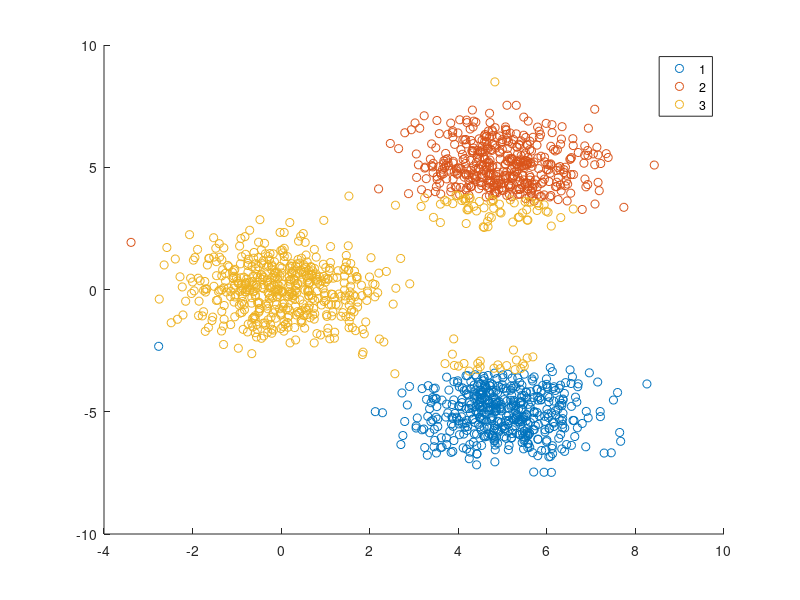

This figure's MATLAB source:
% 清空变量
warning off             % 关闭报警信息
close all               % 关闭开启的图窗
clear                   % 清空变量
clc                     % 清空命令行


N = 500;
X = [mvnrnd([0 0], eye(2), N); ...
    mvnrnd(5*[1 -1], eye(2), N); ...
    mvnrnd(5*[1 1], eye(2), N)];
data = X;

% 计算相似度矩阵
D = pdist(data);
S = squareform(D);
sigma = median(S(:))/0.6745; % 自适应带宽，0.6745为常数
W = exp(-S.^2/(2*sigma^2)); % 高斯核函数

% 计算度矩阵
D = diag(sum(W));

% 计算拉普拉斯矩阵
L = D - W;

% 计算特征值和特征向量
[U, Lambda] = eig(L);

% 对特征向量进行归一化
for i=1:size(U, 2)
    U(:, i) = U(:, i)/norm(U(:, i));
end

% 取前k个特征向量
k = 3;
V = U(:, 1:k);

% 对特征向量进行聚类
C = kmeans(V, k);

% 可视化聚类结果
gscatter(data(:, 1), data(:, 2), C);
